Frame 1 (no input): blank canvas, image omitted
Frame 60 (no input): blank canvas, image omitted
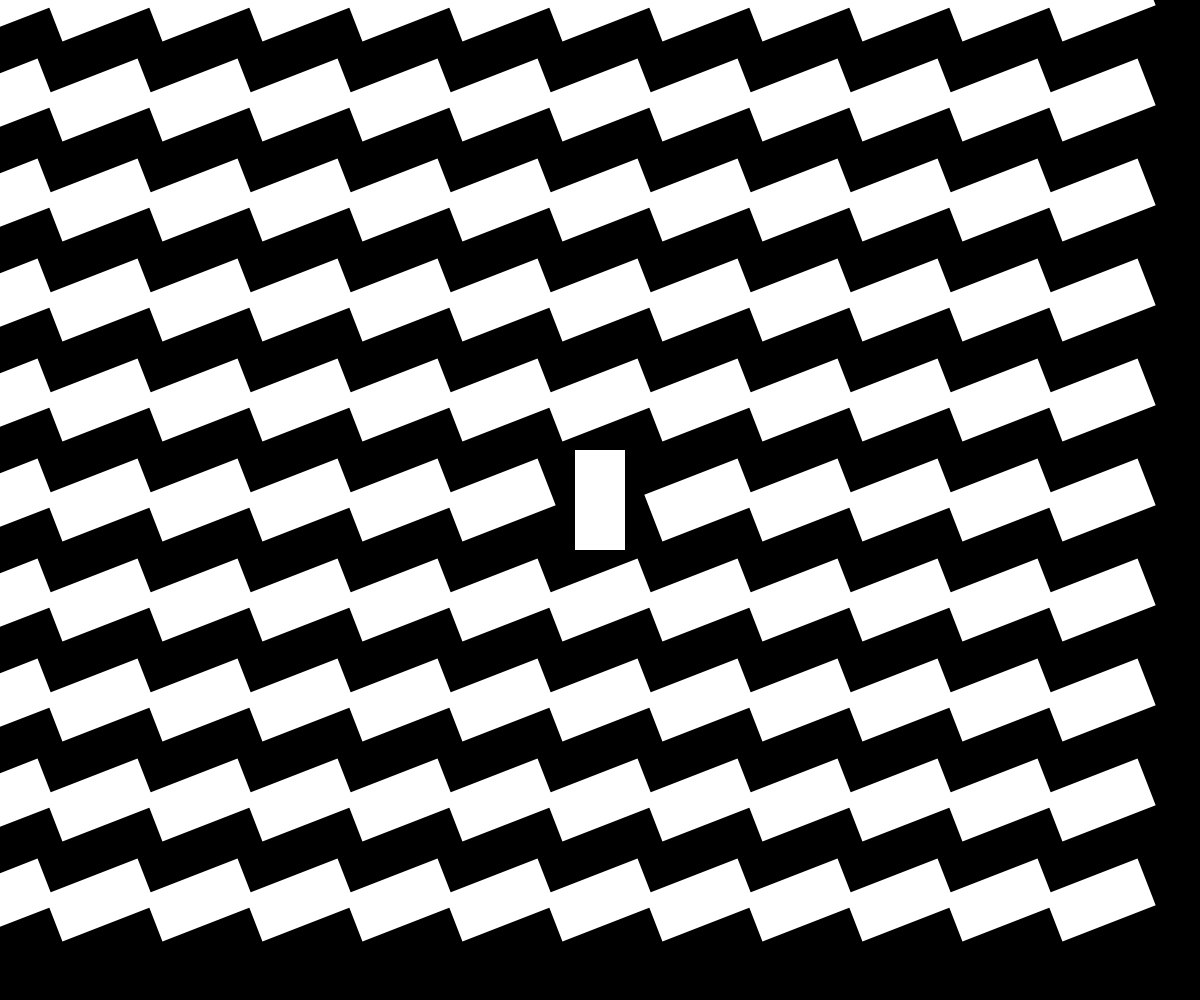
Frame 120 (the mouse pressed at the canvas centre since frame 60)

The p5.js sketch whose frames 1 and 60 were blank and that drew this single picture after the mouse press (run headless with seeded random() and noise() and a simulated clock; from frame 60 on, the mouse is pressed at the canvas centre):

// p5.js sketch
// ── sketch.js
// array of objects
let stickArray = [];

// distance between sticks
let stickDist = 100;



function setup() {
  createCanvas(windowWidth,windowHeight)
  background('black');
  angleMode(RADIANS);
  rectMode(CENTER);

  // how many sticks in a row?
  stickCol = Math.round(width/stickDist);
  // how many sticks in a column?
  stickRow = Math.round(height/stickDist);

  // --- STICK INSTANCES
  // iterate through the columns and rows
  for (let yi = 0; yi < stickRow; yi++) {
    for (let xi = 0; xi < stickCol; xi++) {

        // new stick instance
        let stickTmp = new Stick((xi * stickDist), (yi * stickDist));

        // pushing the created object into the array
        stickArray.push(stickTmp);

    }
  }
}


function draw() {
    background('black');

    // iterate through all the array objects
    for (let i = 0; i < stickArray.length ; i++) {
        push();
        stickArray[i].behave();
        stickArray[i].display();
        pop();
    }
}


function Stick(_x, _y) {
  this.x = _x;
  this.y = _y;
  this.a = 0;
  this.b = 0;
  this.h = 100;
  this.w = 0;
  // this.w = 1;

  this.behave = function(){
      // change the angle according to mouse pos
      // this.a = atan2(mouseY - height / 2, mouseX - width / 2);
      // this.a = noise(frameCount/100)*10;
      this.a += 0.01;
      if (mouseIsPressed){
        if (mouseX > this.x - stickDist && mouseX < this.x + stickDist && mouseY > this.y - stickDist && mouseY < this.y + stickDist) {
            this.a = atan2(mouseY - height / 2, mouseX - width / 2);
        }
      }
      // change the stroke weight according to softened mouse distance fromt the stick
      // this.w = this.w * (sqrt((_x^2 + mouseX^2) - (_y^2 + mouseY^2))) / 10;
  }

  this.display = function(){
      push();
      translate(this.x,this.y);
      // console.log(this.x);
      // console.log(this.y);
      rotate(this.a);
      fill(0);
      stroke(255);
      strokeWeight(mouseY/10);
      rect(0,0,this.b,this.h);
      pop();
  }


}
